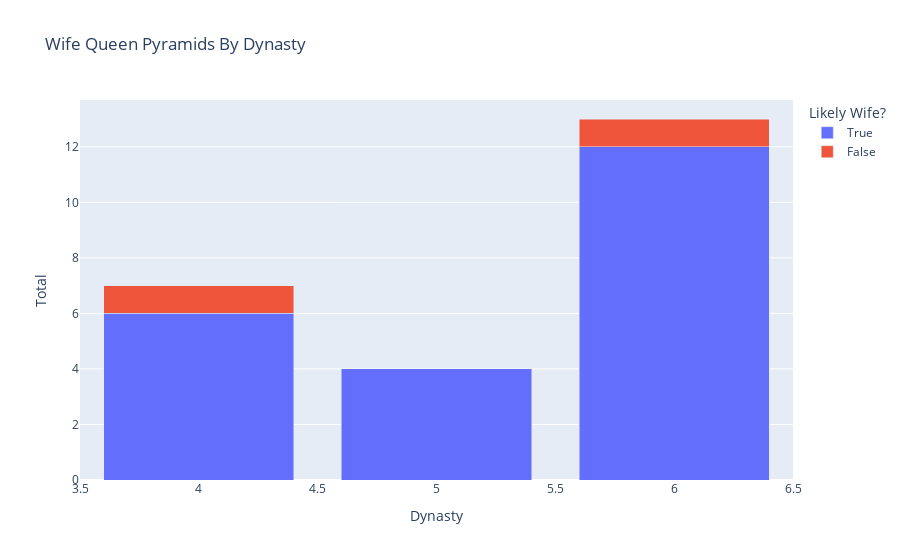

Notebook code for this chart:
### Code cell
likely_wife_dyn = queen_data.groupby('dynasty', as_index=False)['likely_wife'].value_counts()
fig = px.bar(
    likely_wife_dyn,
    x='dynasty',
    y='count',
    color='likely_wife',
    barmode='stack',
    labels={
        'dynasty': 'Dynasty',
        'count': 'Total',
        'likely_wife': 'Likely Wife?'
    },
    title='Wife Queen Pyramids By Dynasty'
)
fig.show()

### Figure 1 — Plotly figure (JSON) as saved in the notebook; plotly's stock layout.template omitted (floating-point values rounded to 4 significant figures)
{"data": [{"alignmentgroup": "True", "hovertemplate": "Likely Wife?=True<br>Dynasty=%{x}<br>Total=%{y}<extra></extra>", "legendgroup": "True", "marker": {"color": "#636efa", "pattern": {"shape": ""}}, "name": "True", "offsetgroup": "True", "orientation": "v", "showlegend": true, "textposition": "auto", "type": "bar", "x": [4, 5, 6], "xaxis": "x", "y": [6, 4, 12], "yaxis": "y"}, {"alignmentgroup": "True", "hovertemplate": "Likely Wife?=False<br>Dynasty=%{x}<br>Total=%{y}<extra></extra>", "legendgroup": "False", "marker": {"color": "#EF553B", "pattern": {"shape": ""}}, "name": "False", "offsetgroup": "False", "orientation": "v", "showlegend": true, "textposition": "auto", "type": "bar", "x": [4, 6], "xaxis": "x", "y": [1, 1], "yaxis": "y"}], "layout": {"barmode": "stack", "legend": {"title": {"text": "Likely Wife?"}, "tracegroupgap": 0}, "title": {"text": "Wife Queen Pyramids By Dynasty"}, "xaxis": {"anchor": "y", "domain": [0, 1], "title": {"text": "Dynasty"}}, "yaxis": {"anchor": "x", "domain": [0, 1], "title": {"text": "Total"}}}}
